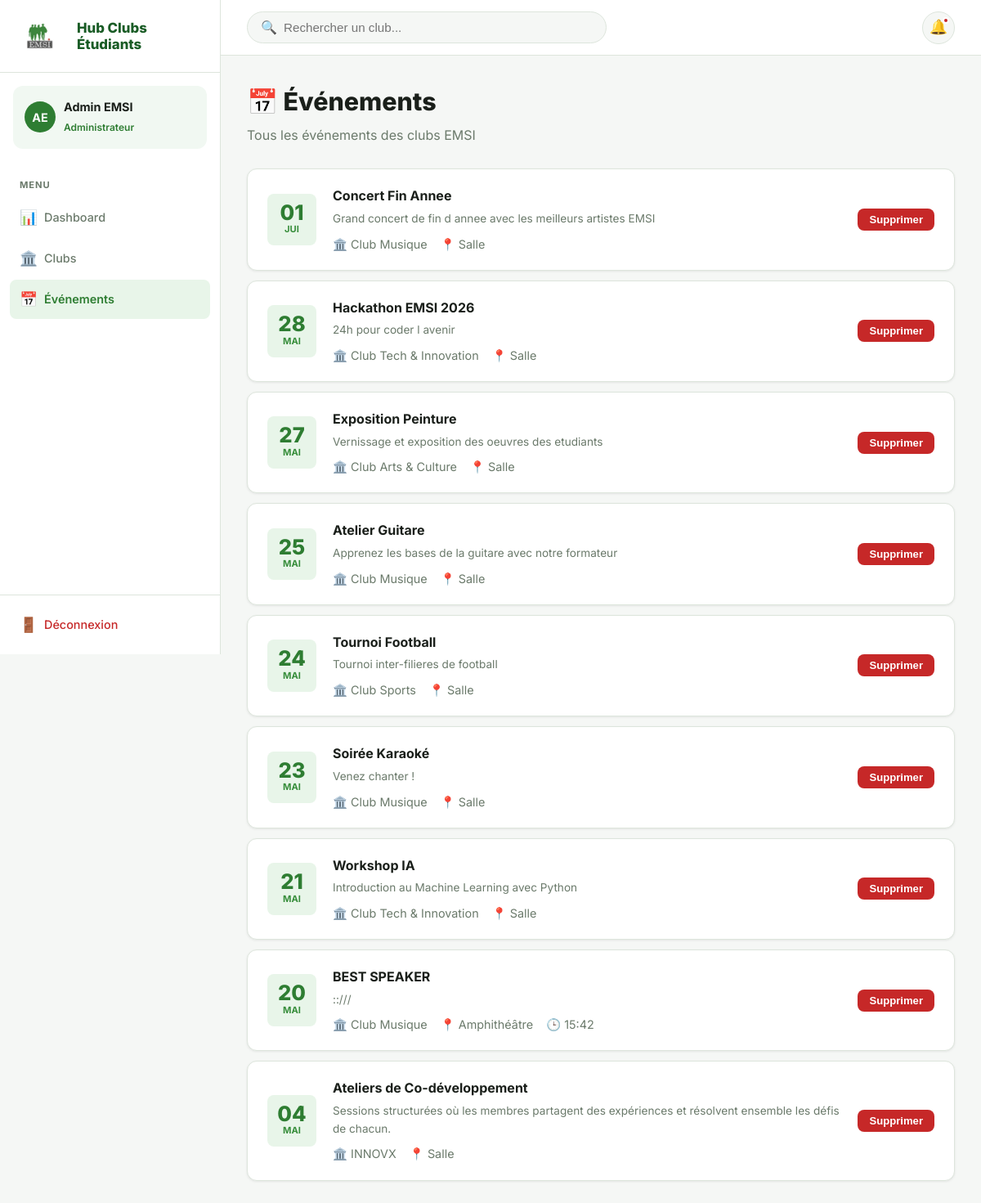
The app's page /administration/events/ (signed in) with its own data.
### clubs/models.py (models this page shows, shortened)
class User(AbstractUser):
    class Role(models.TextChoices):
        STUDENT = "student", "Etudiant"
        CLUB_MANAGER = "club_manager", "Responsable de club"
        ADMINISTRATION = "administration", "Administration"
    role = models.CharField(max_length=20, choices=Role.choices, default=Role.STUDENT)
    filiere = models.CharField(max_length=100, blank=True, null=True, verbose_name="Filière")

class Event(models.Model):
    class Location(models.TextChoices):
        SALLE_12 = "Salle 12", "Salle 12"
        SALLE_22 = "Salle 22", "Salle 22"
        SALLE_35 = "Salle 35", "Salle 35"
        AMPHI = "Amphithéâtre", "Amphithéâtre"
        SOCIOCULTURELLE = "Salle Socioculturelle", "Salle Socioculturelle"
    club = models.ForeignKey(Club, on_delete=models.CASCADE, related_name="events")
    title = models.CharField(max_length=150)
    description = models.TextField()
    event_date = models.DateField()
    event_time = models.TimeField(null=True, blank=True, verbose_name="Heure")
    location = models.CharField(
        max_length=50,
        choices=Location.choices,
        default=Location.SALLE_12,
        verbose_name="Lieu",
    )
    created_at = models.DateTimeField(auto_now_add=True)

class Club(models.Model):
    class Category(models.TextChoices):
        MUSIQUE = "Musique", "Musique"
        TECH = "Tech & Innovation", "Tech & Innovation"
        SPORTS = "Sports", "Sports"
        ARTS = "Arts", "Arts"
        AUTRE = "Autre", "Autre"
    name = models.CharField(max_length=120, unique=True)
    description = models.TextField()
    category = models.CharField(max_length=50, choices=Category.choices, default=Category.AUTRE)
    logo = models.ImageField(upload_to="club_logos/", blank=True, null=True)
    manager = models.OneToOneField(
        User,
        on_delete=models.CASCADE,
        related_name="managed_club",
        limit_choices_to={"role": User.Role.CLUB_MANAGER},
    )
    created_at = models.DateTimeField(auto_now_add=True)

### clubs/views.py (the view)
# urls.py: path("administration/events/", admin_events, name="admin_events"),
@login_required
def admin_events(request):
    if not _require_role(request, [User.Role.ADMINISTRATION]):
        return redirect("dashboard")
    events = Event.objects.select_related("club").order_by("-event_date")
    return render(request, "clubs/club_events.html", {"events": events, "registered_event_ids": []})

### clubs/context_processors.py (called while the page is built, shortened)
def manager_pending_requests(request):
    if not request.user.is_authenticated or request.user.role != User.Role.CLUB_MANAGER:
        return {"manager_pending_requests_count": 0}

### clubs/views.py (called while the page is built)
def _require_role(request, allowed_roles):
    if request.user.role not in allowed_roles:
        messages.error(request, "Acces refuse pour votre role.")
        return False
    return True

### templates/clubs/club_events.html (shortened to what this page needs)
{% extends "clubs/base.html" %}
{% block content %}
<div class="page-header">
  <h1>📅 Événements</h1>
  <p>Tous les événements des clubs EMSI</p>
</div>
<div class="events-list">
  {% for event in events %}
  <div class="event-card">
    <div class="event-date-box">
      <div class="day">{{ event.event_date|date:"d" }}</div>
      <div class="month">{{ event.event_date|date:"M" }}</div>
    </div>
    <div class="event-info">
      <h3>{{ event.title }}</h3>
      <p>{{ event.description }}</p>
      <div class="flex gap-16 wrap mt-8" style="font-size: 0.9rem; color: var(--text-muted);">
        <span>🏛️ {{ event.club.name }}</span>
        {% if event.location %}
          <span>📍 {{ event.location }}</span>
        {% endif %}
        {% if event.event_time %}
          <span>🕒 {{ event.event_time|time:"H:i" }}</span>
        {% endif %}
      </div>
    </div>
    {% if user.role != 'administration' %}
      <div class="flex gap-8" style="flex-shrink:0;">
        {% if event.id in registered_event_ids %}
          <form method="POST" action="{% url 'unregister_event' event.id %}">
            {% csrf_token %}
            <button type="submit" class="btn btn-danger btn-sm">Se désinscrire</button>
          </form>
        {% else %}
          <form method="POST" action="{% url 'register_event' event.id %}">
            {% csrf_token %}
            <button type="submit" class="btn btn-primary btn-sm">S'inscrire</button>
          </form>
        {% endif %}
      </div>
    {% else %}
      <form method="POST" action="{% url 'delete_event' event.id %}" onsubmit="return confirm('Êtes-vous sûr de vouloir supprimer cet événement ?');" style="flex-shrink:0;">
        <button type="submit" class="btn btn-danger btn-sm">Supprimer</button>
      </form>
    {% endif %}
  </div>
  {% empty %}
  <div class="empty-state card" style="padding:48px;">
    <div class="icon">📅</div>
    <p>Aucun événement disponible pour le moment.</p>
  </div>
  {% endfor %}
</div>
{% endblock %}

### templates/clubs/base.html (shortened to what this page needs)
{% load static %}
<!DOCTYPE html>
<html lang="fr">
<head>
  <link rel="stylesheet" href="{% static 'css/style.css' %}?v=11">
</head>
<body>
<div class="app-layout">
  <aside class="sidebar" id="sidebar">
    <div class="sidebar-brand">
      <img src="{% static 'img/emsi_logo.png' %}" alt="EMSI" style="height:48px; width:auto; object-fit:contain;">
      <div class="brand-name" style="margin-left:10px;">
        <strong style="font-size:1.05rem; font-weight:800; line-height:1.2; color:var(--green-dark);">Hub Clubs<br>Étudiants</strong>
      </div>
    </div>
    {% if user.is_authenticated %}
    <div class="sidebar-user">
      <div class="user-avatar">{{ user.first_name|first|upper }}{{ user.last_name|first|upper }}</div>
      <div class="user-info">
        <strong>{{ user.first_name }} {{ user.last_name }}</strong>
        <span>{% if user.role == 'administration' %}Administrateur{% elif user.role == 'club_manager' %}Responsable{% else %}Étudiant{% endif %}</span>
      </div>
    </div>
    <nav class="sidebar-nav">
      {% if user.role == 'administration' %}
        <div class="nav-section-title">Menu</div>
        <a href="{% url 'admin_dashboard' %}" class="nav-link {% if request.resolver_match.url_name == 'admin_dashboard' %}active{% endif %}">
          <span class="nav-icon">📊</span> Dashboard
        </a>
        <a href="{% url 'club_list' %}" class="nav-link {% if request.resolver_match.url_name == 'club_list' %}active{% endif %}">
          <span class="nav-icon">🏛️</span> Clubs
        </a>
        <a href="{% url 'admin_events' %}" class="nav-link {% if request.resolver_match.url_name == 'admin_events' %}active{% endif %}">
          <span class="nav-icon">📅</span> Événements
        </a>
      {% endif %}
    </nav>
    {% endif %}
    <div class="sidebar-footer">
      {% if user.is_authenticated %}
        <a href="{% url 'logout' %}" class="nav-link logout">
          <span class="nav-icon">🚪</span> Déconnexion
        </a>
      {% endif %}
    </div>
  </aside>
  <div class="main-wrap">
    <header class="topbar">
      <form action="{% url 'club_list' %}" method="GET" class="topbar-search">
        <span class="icon">🔍</span>
        <input type="text" name="q" placeholder="Rechercher un club..." value="{{ request.GET.q|default:'' }}">
      </form>
      <div class="topbar-right">
        <button class="notif-btn" title="Notifications">🔔<span class="notif-dot"></span></button>
      </div>
    </header>
    <div class="content fade-in">
      {% block content %}{% endblock %}
    </div>
  </div>
</div>
</body>
</html>

### records on screen
User: first_name|first "A", last_name|first "E", first_name "Admin", last_name "EMSI"
Event: event_date "01", event_date "JUI", title "Concert Fin Annee", description "Grand concert de fin d annee avec les meilleurs artistes EMSI", club.name "Club Musique", location "Salle"
Event: event_date "28", event_date "MAI", title "Hackathon EMSI 2026", description "24h pour coder l avenir", club.name "Club Tech & Innovation", location "Salle"
Event: event_date "27", event_date "MAI", title "Exposition Peinture", description "Vernissage et exposition des oeuvres des etudiants", club.name "Club Arts & Culture", location "Salle"
Event: event_date "25", event_date "MAI", title "Atelier Guitare", description "Apprenez les bases de la guitare avec notre formateur", club.name "Club Musique", location "Salle"
Event: event_date "24", event_date "MAI", title "Tournoi Football", description "Tournoi inter-filieres de football", club.name "Club Sports", location "Salle"
Event: event_date "23", event_date "MAI", title "Soirée Karaoké", description "Venez chanter !", club.name "Club Musique", location "Salle"
Event: event_date "21", event_date "MAI", title "Workshop IA", description "Introduction au Machine Learning avec Python", club.name "Club Tech & Innovation", location "Salle"
Event: event_date "20", event_date "MAI", title "BEST SPEAKER", description "::///", club.name "Club Musique", location "Amphithéâtre", event_time "15:42"
Event: event_date "04", event_date "MAI", title "Ateliers de Co-développement", description "Sessions structurées où les membres partagent des expériences et résolvent ensemble les défis de chacun.", club.name "INNOVX", location "Salle"
